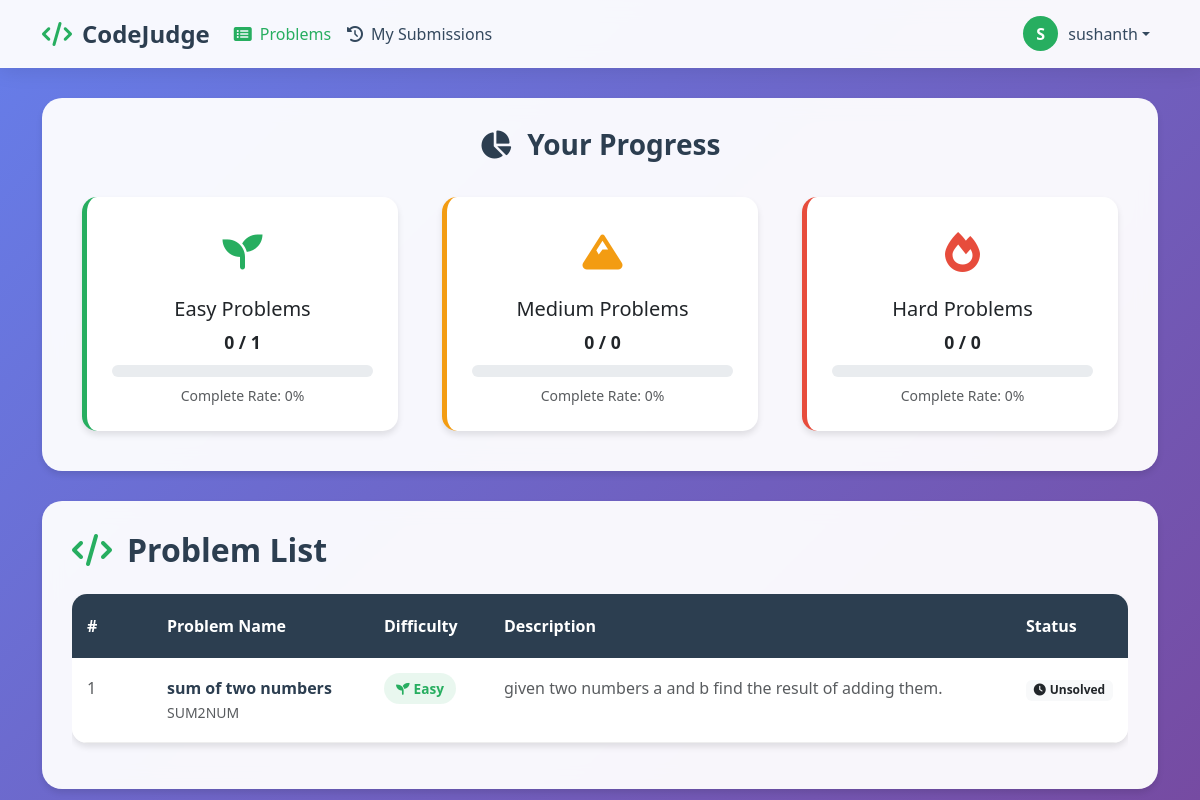
Before: /problems/ (signed in) with the older database file.
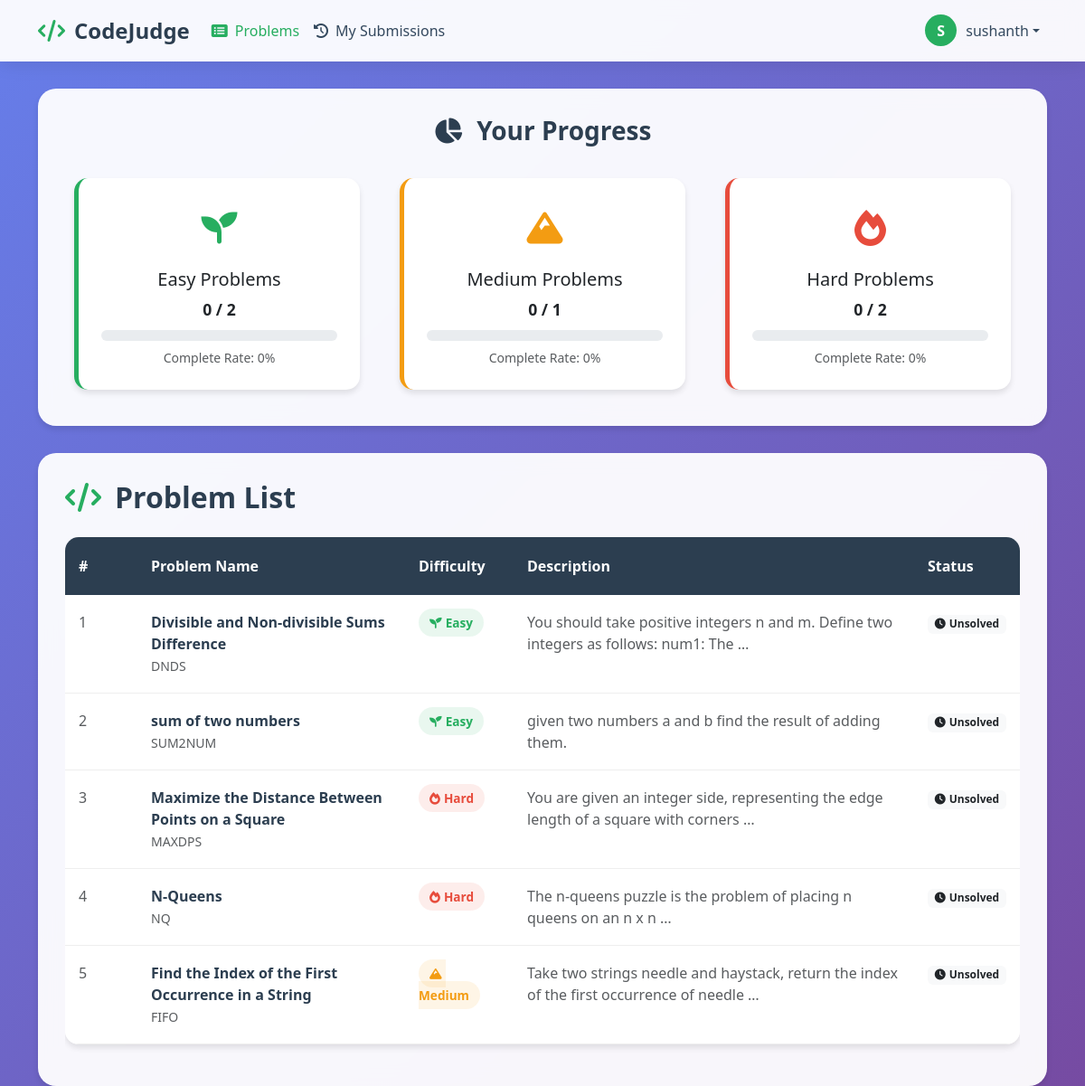
After: the same page with the newer database file.
### core/models.py (models this page shows, shortened)
class Problem(models.Model):
    DIFFICULTY = (('E','Easy'),('M','Medium'),('H','Hard'))
    name = models.CharField(max_length=100)
    short_code = models.CharField(max_length=40,unique=True)
    statement = models.TextField()
    difficulty = models.CharField(max_length=1,choices=DIFFICULTY)

### core/views.py (the view, shortened to what this page needs)
# urls.py: path('', problems_list, name='problems_list'),  # This handles /problems/
def problems_list(request):
    problems = Problem.objects.all().order_by('difficulty', 'name')
    context = {
        'problems': problems,
        'easy_count': problems.filter(difficulty='E').count(),
        'medium_count': problems.filter(difficulty='M').count(),
        'hard_count': problems.filter(difficulty='H').count(),
    }
    if request.user.is_authenticated:
        accepted_submissions = Submission.objects.filter(
            user=request.user,
            verdict='AC'
        ).values_list('problem__short_code', flat=True).distinct()
        solved_problems = set(accepted_submissions)
        easy_solved = 0
        medium_solved = 0
        hard_solved = 0
        for problem in problems:
            if problem.short_code in solved_problems:
                if problem.difficulty == 'E':
                    easy_solved += 1
                elif problem.difficulty == 'M':
                    medium_solved += 1
                elif problem.difficulty == 'H':
                    hard_solved += 1
        user_progress = {
            'solved_problems': solved_problems,
            'easy_completed': easy_solved,
            'medium_completed': medium_solved,
            'hard_completed': hard_solved,
        }
        context['user_progress'] = user_progress
    return render(request, 'problem_list.html', context)

### core/templates/problem_list.html (shortened to what the changed rows need)
{% load static %}
<!DOCTYPE html>
<html lang="en">
<head>
    <link href="https://cdn.jsdelivr.net/npm/bootstrap@5.3.0/dist/css/bootstrap.min.css" rel="stylesheet">
    <link href="https://cdnjs.cloudflare.com/ajax/libs/font-awesome/6.0.0/css/all.min.css" rel="stylesheet">
</head>
<body>
    <div class="container">
        {% if user.is_authenticated %}
        <div class="progress-section animate-fade-up">
            <h3 class="progress-title">
                <i class="fas fa-chart-pie me-3"></i>Your Progress
            </h3>
            <div class="row">
                <div class="col-md-4">
                    <div class="difficulty-card difficulty-easy text-center">
                        <div class="difficulty-icon easy-icon">
                            <i class="fas fa-seedling"></i>
                        </div>
                        <h5>Easy Problems</h5>
                        <div class="difficulty-stats">
                            <span id="easy-completed">{{ user_progress.easy_completed }}</span> / {{ easy_count }}
                        </div>
                        <div class="progress-bar-custom">
                        </div>
                        <small class="text-muted mt-2 d-block">
                            Complete Rate:
                            {% if easy_count > 0 %}
                                {% widthratio user_progress.easy_completed easy_count 100 %}%
                            {% else %}
                                0%
                            {% endif %}
                        </small>
                    </div>
                </div>
                <div class="col-md-4">
                    <div class="difficulty-card difficulty-medium text-center">
                        <div class="difficulty-icon medium-icon">
                            <i class="fas fa-mountain"></i>
                        </div>
                        <h5>Medium Problems</h5>
                        <div class="difficulty-stats">
                            <span id="medium-completed">{{ user_progress.medium_completed }}</span> / {{ medium_count }}
                        </div>
                        <div class="progress-bar-custom">
                        </div>
                        <small class="text-muted mt-2 d-block">
                            Complete Rate:
                            {% if medium_count > 0 %}
                                {% widthratio user_progress.medium_completed medium_count 100 %}%
                            {% else %}
                                0%
                            {% endif %}
                        </small>
                    </div>
                </div>
                <div class="col-md-4">
                    <div class="difficulty-card difficulty-hard text-center">
                        <div class="difficulty-icon hard-icon">
                            <i class="fas fa-fire"></i>
                        </div>
                        <h5>Hard Problems</h5>
                        <div class="difficulty-stats">
                            <span id="hard-completed">{{ user_progress.hard_completed }}</span> / {{ hard_count }}
                        </div>
                        <div class="progress-bar-custom">
                        </div>
                        <small class="text-muted mt-2 d-block">
                            Complete Rate:
                            {% if hard_count > 0 %}
                                {% widthratio user_progress.hard_completed hard_count 100 %}%
                            {% else %}
                                0%
                            {% endif %}
                        </small>
                    </div>
                </div>
            </div>
        </div>
        {% endif %}
        <div class="problems-section animate-fade-up">
            <h2 class="section-title">
                <i class="fas fa-code"></i>Problem List
            </h2>
            <div class="table-responsive">
                <table class="table">
                    <thead>
                        <tr>
                            <th style="width: 80px;">#</th>
                            <th>Problem Name</th>
                            <th style="width: 120px;">Difficulty</th>
                            <th>Description</th>
                            <th style="width: 100px;">Status</th>
                        </tr>
                    </thead>
                    <tbody>
                        {% for problem in problems %}
                        <tr class="problem-row {% if problem.short_code in user_progress.solved_problems %}solved-row{% endif %}" data-url="{% url 'core:problem_detail' problem.short_code %}">
                            <td class="text-muted">{{ forloop.counter }}</td>
                            <td>
                                <a href="{% url 'core:problem_detail' problem.short_code %}" class="problem-name">
                                    {{ problem.name }}
                                </a>
                                <br>
                                <small class="text-muted">{{ problem.short_code }}</small>
                            </td>
                            <td>
                                {% if problem.difficulty == 'E' %}
                                    <span class="difficulty-badge badge-easy">
                                        <i class="fas fa-seedling me-1"></i>Easy
                                    </span>
                                {% elif problem.difficulty == 'M' %}
                                    <span class="difficulty-badge badge-medium">
                                        <i class="fas fa-mountain me-1"></i>Medium
                                    </span>
                                {% else %}
                                    <span class="difficulty-badge badge-hard">
                                        <i class="fas fa-fire me-1"></i>Hard
                                    </span>
                                {% endif %}
                            </td>
                            <td>
                                <span class="text-muted">
                                    {{ problem.statement|truncatewords:15 }}
                                </span>
                            </td>
                            <td>
                                {% if problem.short_code in user_progress.solved_problems %}
                                    <span class="badge bg-success">
                                        <i class="fas fa-check me-1"></i>Solved
                                    </span>
                                {% else %}
                                    <span class="badge bg-light text-dark">
                                        <i class="fas fa-clock me-1"></i>Unsolved
                                    </span>
                                {% endif %}
                            </td>
                        </tr>
                        {% endfor %}
                    </tbody>
                </table>
            </div>
        </div>
    </div>
</body>
</html>

Changed rows visible on the page:
added Problem: name "Divisible and Non-divisible Sums Difference", short_code "DNDS", difficulty "E" (drawn), statement "You should take positive integers n and m. Define two integers as follows: num1: The …", shows "Unsolved"
added Problem: name "Maximize the Distance Between Points on a Square", short_code "MAXDPS", difficulty "H" (drawn), statement "You are given an integer side, representing the edge length of a square with corners …", shows "Unsolved"
added Problem: name "N-Queens", short_code "NQ", difficulty "H" (drawn), statement "The n-queens puzzle is the problem of placing n queens on an n x n …", shows "Unsolved"
added Problem: name "Find the Index of the First Occurrence in a String", short_code "FIFO", difficulty "M" (drawn), statement "Take two strings needle and haystack, return the index of the first occurrence of needle …", shows "Unsolved"
Other visible differences:
{{ easy_count }}: "1" → "2"
{{ medium_count }}: "0" → "1"
{{ hard_count }}: "0" → "2"
text no longer shown: "0% 0%"
text now shown: "0 % 0 %"
